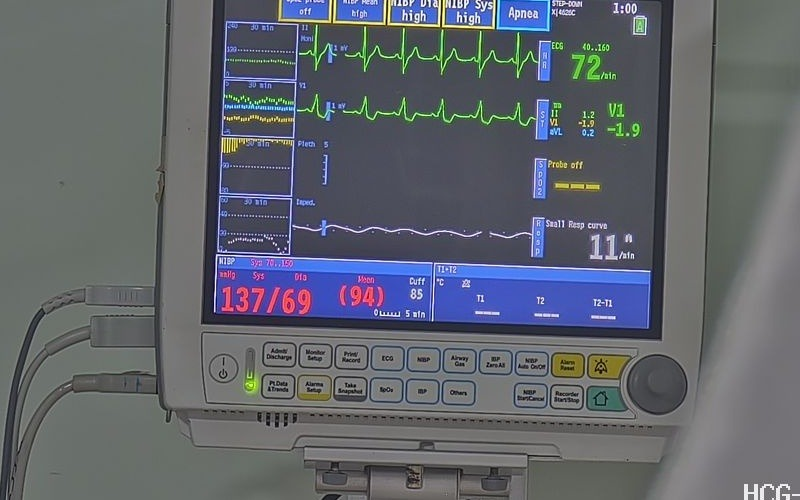
#> input picture PIC_Crop/0.jpg, 800 x 500 px, given as the content of the folder ./Pic_Crop., which was not available
$ python s2_3_pic_process.py
#> lines starting #> are read from the running program, lines starting #| are printed output that depends on the picture; after the words box and inside, x2 and y2 are one past the last pixel; in counts of white or black regions, pixels touching at a corner belong together; pictures that were not available may be replaced by others from this repository, and a replacement may not be noted
#圖片灰階處裡 針對圖片性質愈線處理或物件偵測裁剪後再處裡
import cv2
import numpy as np
import glob

image_path = ".\Pic_Crop"
dirs = glob.glob(image_path + './*jpg')


def Gray(image_path):
#> called with image_path = '.\\Pic_Crop'
    for i in range(len(dirs)):
        image = cv2.imread(dirs[i])
#> image is the input picture: shape (500, 800, 3); mean B, G, R 108.7, 100.7, 96.6
        gray = cv2.cvtColor(image, cv2.COLOR_BGR2GRAY) #灰階方式1
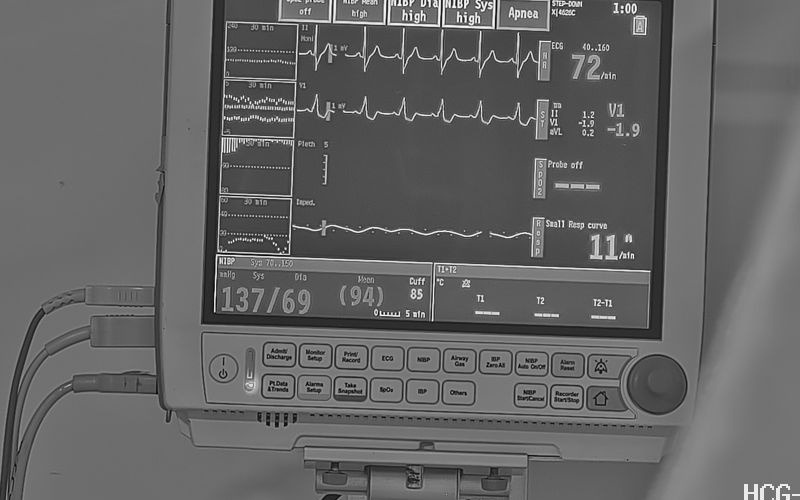
#> gray: shape (500, 800); min 1, max 254, mean 100.4
        #gray = cv2.cvtColor(image, 7) #灰階方式2
        #invert = 255 - gray
        gray2 = cv2.adaptiveThreshold(gray, 255, cv2.ADAPTIVE_THRESH_MEAN_C, cv2.THRESH_BINARY, 11, 7)
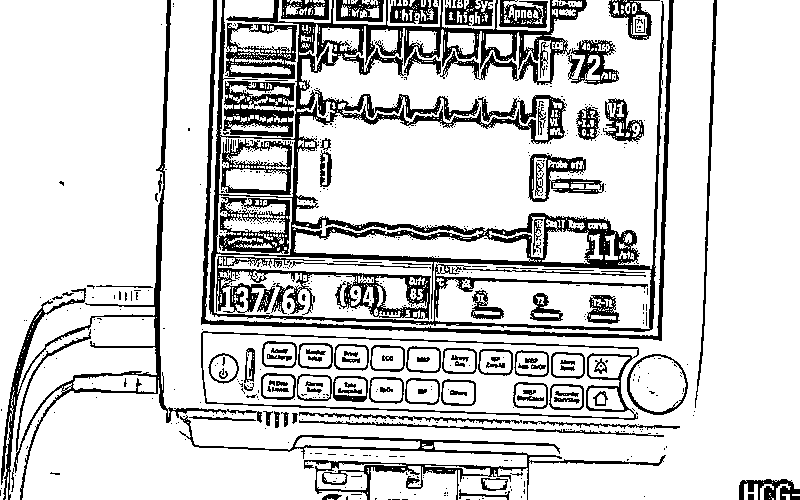
#> gray2: shape (500, 800); 81.7% white; 681 black regions (563 under 20 px), largest, box (x1, y1, x2, y2) and area: (209, 0, 664, 332) 22670, (1, 0, 262, 500) 5777, (201, 0, 674, 341) 4530
        #ImgN = ".\\Pic_gray\\" + "gray" + str(i) + ".jpg"
        #cv2.imwrite(ImgN, invert)
        cv2.imshow('PIC', gray2)

        cv2.waitKey(0)
        cv2.destroyAllWindows()


if __name__ == '__main__':
    Gray(image_path)

$ run again, on PIC_Crop/3.jpg
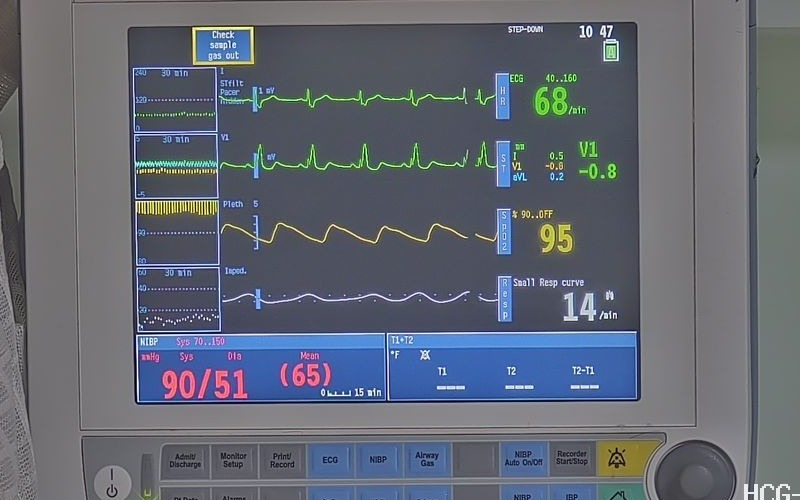
#> input picture PIC_Crop/3.jpg, 800 x 500 px, given as the content of the folder ./Pic_Crop., which was not available
#> in Gray, image is the input picture: shape (500, 800, 3); mean B, G, R 115.5, 104.1, 98.5
#> in Gray, `gray = cv2.cvtColor(image, cv2.COLOR_BGR2GRAY)`:
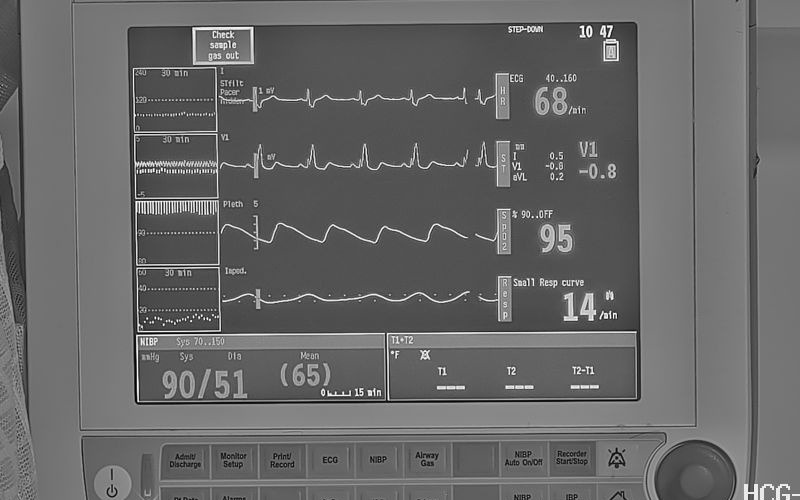
#> gray: shape (500, 800); min 1, max 255, mean 103.7
#> in Gray, `gray2 = cv2.adaptiveThreshold(gray, 255, cv2.ADAPTIVE_THRESH_MEAN_C, c..`:
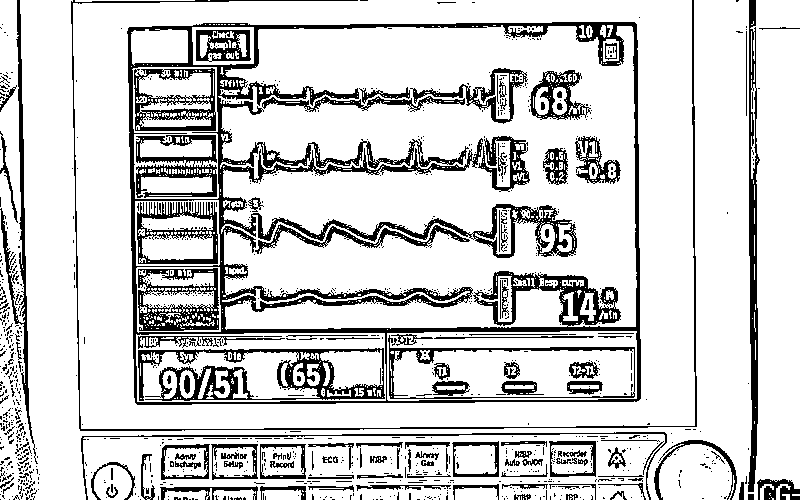
#> gray2: shape (500, 800); 81.9% white; 1123 black regions (986 under 20 px), largest, box (x1, y1, x2, y2) and area: (127, 22, 641, 405) 24501, (138, 348, 385, 401) 4354, (748, 0, 760, 492) 2988

$ run again, on PIC_Crop/4.jpg
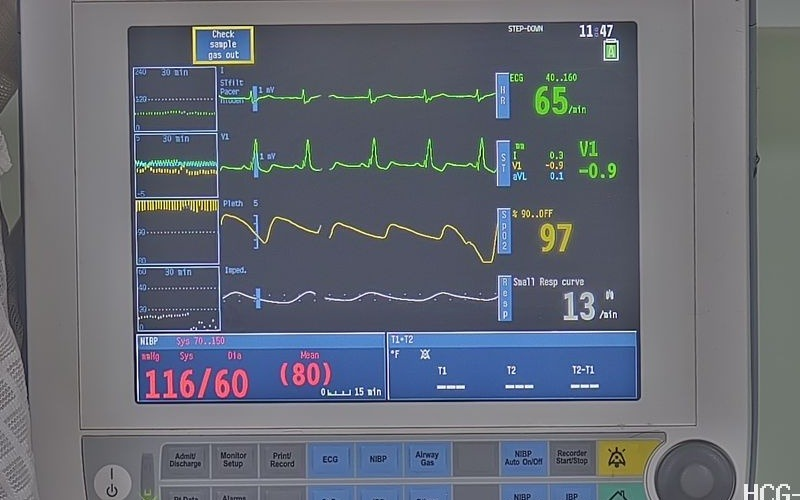
#> input picture PIC_Crop/4.jpg, 800 x 500 px, given as the content of the folder ./Pic_Crop., which was not available
#> in Gray, image is the input picture: shape (500, 800, 3); mean B, G, R 117, 106, 101
#> in Gray, `gray = cv2.cvtColor(image, cv2.COLOR_BGR2GRAY)`:
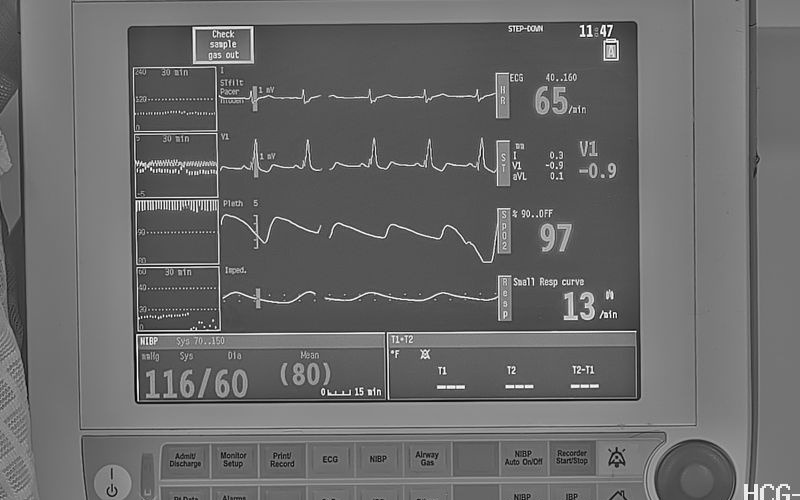
#> gray: shape (500, 800); min 0, max 254, mean 105.8
#> in Gray, `gray2 = cv2.adaptiveThreshold(gray, 255, cv2.ADAPTIVE_THRESH_MEAN_C, c..`:
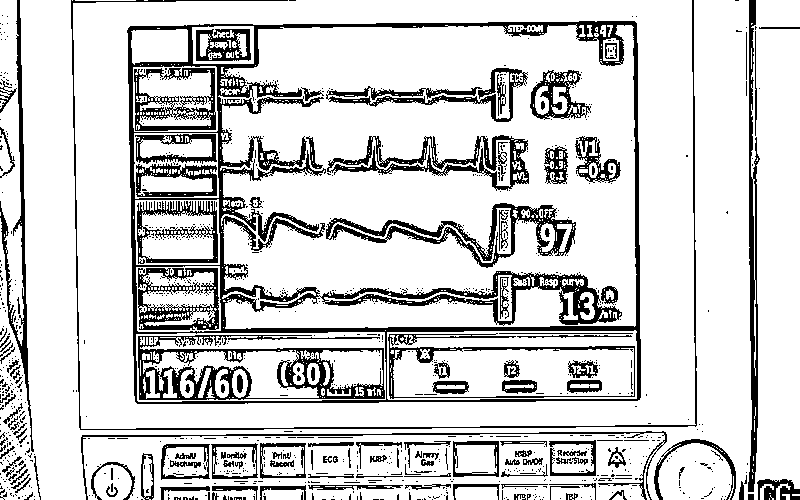
#> gray2: shape (500, 800); 82.1% white; 1078 black regions (934 under 20 px), largest, box (x1, y1, x2, y2) and area: (127, 21, 641, 404) 20030, (138, 335, 385, 400) 5178, (326, 203, 576, 268) 3449

$ run again, on PIC_Crop/5.jpg
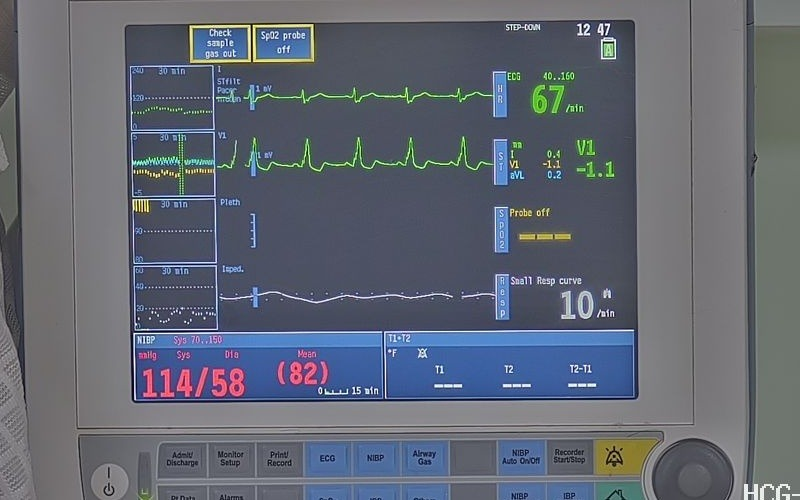
#> input picture PIC_Crop/5.jpg, 800 x 500 px, given as the content of the folder ./Pic_Crop., which was not available
#> in Gray, image is the input picture: shape (500, 800, 3); mean B, G, R 115.3, 103.5, 97.8
#> in Gray, `gray = cv2.cvtColor(image, cv2.COLOR_BGR2GRAY)`:
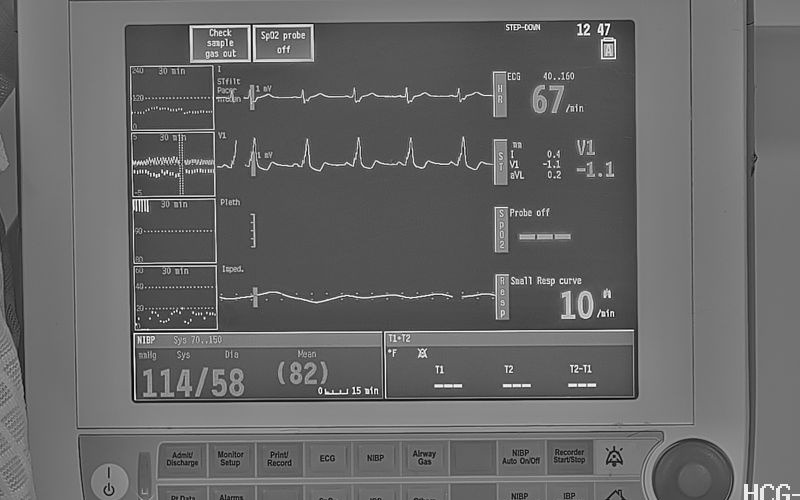
#> gray: shape (500, 800); min 2, max 254, mean 103.2
#> in Gray, `gray2 = cv2.adaptiveThreshold(gray, 255, cv2.ADAPTIVE_THRESH_MEAN_C, c..`:
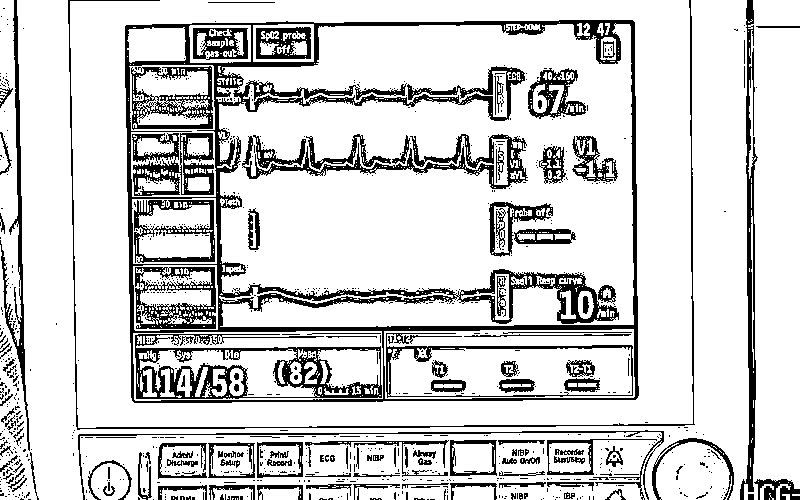
#> gray2: shape (500, 800); 82.5% white; 993 black regions (852 under 20 px), largest, box (x1, y1, x2, y2) and area: (125, 20, 639, 403) 20349, (135, 334, 382, 399) 5066, (740, 0, 758, 500) 2934
